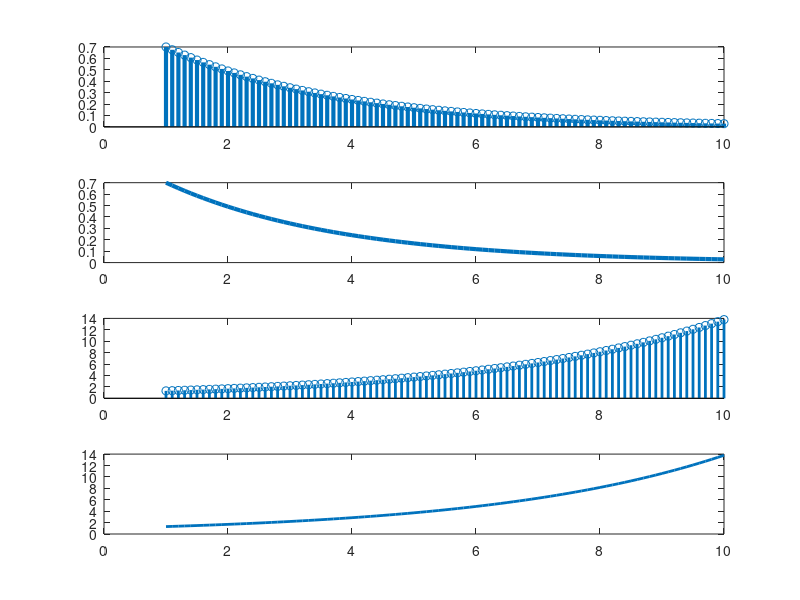

Recreate this plot in MATLAB.
%    a) Generate a real exponential x=a^n for a=0.7 and n ranging from 0?10. 
%        Find the discrete time as well as the continuous time version 
%       of this signal. Plot the two signals on same graph (holding both the graphs). 
%    b) Repeat the same program with value of a=1.3. 

clc
clear

a1 = 0.7;
n = 1:0.1:10;
x = a1.^n;

% Discrete time signal
subplot(4, 1, 1);
title('Discrete time signal ');
stem(n, x, 'linewidth', 3);

% Continous time signal
subplot(4, 1, 2);
title('Continous time signal ');
plot(n, x, 'linewidth', 3);

% Now for a = 1.3
a2 = 1.3;
m = 1:0.1:10;
y = a2.^m;

subplot(4, 1, 3);
title('Discrete time signal ');
stem(m, y, 'linewidth', 2);

subplot(4, 1, 4);
title('Continous time signal ');
plot(m, y, 'linewidth', 2);
